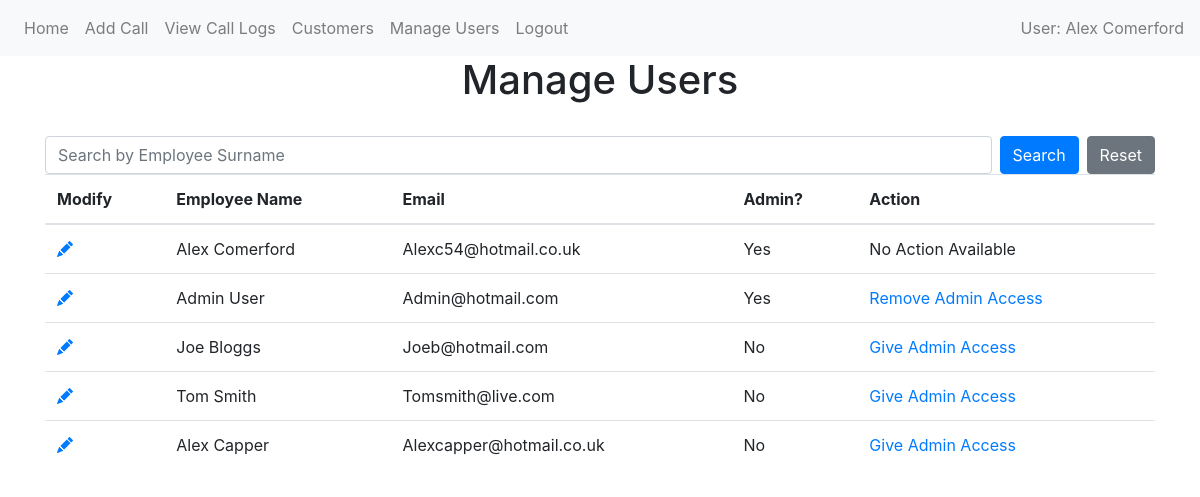
Screenshot of /users (signed in) with the database file from the repository.
### website/models/user.py (models this page shows)
class User(db.Model, UserMixin):
    id = db.Column(db.Integer, primary_key=True)
    email = db.Column(db.String(150), unique=True)
    password = db.Column(db.String(20))
    first_name = db.Column(db.String(50))
    last_name = db.Column(db.String(50), nullable=False)
    is_admin = db.Column(db.Boolean, default=False)
    calls_handled = db.relationship('Call', back_populates='user')

### website/views/admin/manage_users.py (the view)
@admin.route('/users', methods=['GET'])
@login_required
def users():
    if not current_user.is_admin:
        flash('Please login as an admin to view this page!', 'danger')
        return redirect(url_for('views.home'))
    search = request.args.get('employee_search')
    if search:
        users = User.query.filter(
            (User.first_name.ilike(f'%{search}%')) |
            (User.last_name.ilike(f'%{search}%')) |
            (User.email.ilike(f'%{search}%'))).all()
    else:
        users = User.query.all()
    return render_template('admin/users.html', users=users)

### website/__init__.py (called while the page is built)
def create_app():
    app = Flask(__name__)
    app.config['SECRET_KEY'] = 'hjshjhdjah kjshkjdhjs'
    app.config['SQLALCHEMY_DATABASE_URI'] = f'sqlite:///{DB_NAME}'
    db.init_app(app)
    migrate.init_app(app, db)
    from website.models import User, Call, Customer  #Importing all models
    login_manager = LoginManager()
    login_manager.login_view = 'auth.login'
    login_manager.init_app(app)
    from .views import views
    from .views.auth import auth
    from .views.admin.manage_users import admin
    app.register_blueprint(views, url_prefix='/')
    app.register_blueprint(auth, url_prefix='/')
    app.register_blueprint(admin, url_prefix='/')
    from flask_login import current_user
    @app.context_processor
    def inject_user():
        return dict(user=current_user)
    @login_manager.user_loader
    def load_user(id):
        return User.query.get(int(id))
    return app

### website/templates/admin/users.html (shortened to what this page needs)
{% extends "shared/base.html" %} {% block content %}
<h1 align="center">Manage Users</h1>
<form method="GET" action="{{ url_for('admin.users') }}" class="mb-3">
  <div class="d-flex">
    <input
      type="text"
      name="employee_search"
      class="form-control"
      placeholder="Search by Employee Surname"
      value="{{ request.args.get('employee_search', '') }}"
    />
    <button type="submit" class="btn btn-primary ml-2">Search</button>
    <a href="{{ url_for('admin.users') }}" class="btn btn-secondary ml-2"
      >Reset</a
    >
  </div>
  <table class="table table-hover">
    <thead>
      <tr>
        <th>Modify</th>
        <th>Employee Name</th>
        <th>Email</th>
        <th>Admin?</th>
        <th>Action</th>
      </tr>
    </thead>
    <tbody>
      {% for user in users %}
      <tr>
        <td>
          <a href="{{ url_for('admin.edit_user', user_id=user.id) }}">
            <i class="bi bi-pencil-fill"></i>
          </a>
        </td>
        <td>{{ user.first_name | title}} {{ user.last_name| title}}</td>
        <td>{{ user.email| title }}</td>
        <td>{{ 'Yes' if user.is_admin else 'No' }}</td>
        <td>
          {% if not user.is_admin %}
          <a href="{{ url_for('admin.give_admin_access', user_id=user.id) }}"
            >Give Admin Access</a
          >
          {% elif user.id == current_user.id %}
          <span>No Action Available</span>
          {% else %}
          <a href="{{ url_for('admin.remove_admin_access', user_id=user.id) }}"
            >Remove Admin Access</a
          >
          {% endif %}
        </td>
      </tr>
      {% endfor %}
    </tbody>
  </table>
  {% endblock %}

### website/templates/shared/base.html (shortened to what this page needs)
<!DOCTYPE html>
<html>
  <head>
    <link
      rel="stylesheet"
      href="https://stackpath.bootstrapcdn.com/bootstrap/4.4.1/css/bootstrap.min.css"
    />
    <link
      rel="stylesheet"
      href="https://cdn.jsdelivr.net/npm/bootstrap-icons@1.3.0/font/bootstrap-icons.css"
    />
  </head>
  <body>
    <nav class="navbar navbar-expand-lg navbar-light bg-light">
      <div class="collapse navbar-collapse" id="navbar">
        <div class="navbar-nav">
          {% if user.is_authenticated %}
          <a class="nav-item nav-link" id="home" href="/">Home</a>
          <a class="nav-item nav-link" id="Call" href="/add-call">Add Call</a>
          <a class="nav-item nav-link" id="view_call_log" href="/calls"
            >View Call Logs</a
          >
          <a class="nav-item nav-link" id="customers" href="/customers"
            >Customers</a
          >
          {% if user.is_admin %}
          <a class="nav-item nav-link" id="admin" href="/users">Manage Users</a>
          {% endif %}
          <a class="nav-item nav-link" id="logout" href="/logout">Logout</a>
          {% else %}
          <a class="nav-item nav-link" id="login" href="/login">Login</a>
          <a class="nav-item nav-link" id="register" href="/register"
            >Register</a
          >
          {% endif %}
        </div>
        {% if user.is_authenticated %}
        <span class="navbar-text ml-auto"
          >User: {{ user.first_name | title }} {{ user.last_name | title}}</span
        >
        {% endif %}
      </div>
    </nav>
    <div class="container">{% block content %} {% endblock %}</div>
  </body>
</html>

### rows the page displays
User: first_name "Alex", last_name "Comerford", email "Alexc54@hotmail.co.uk", is_admin "Yes", shows "No Action Available"
User: first_name "Admin", last_name "User", email "Admin@hotmail.com", is_admin "Yes"
User: first_name "Joe", last_name "Bloggs", email "Joeb@hotmail.com", is_admin "No"
User: first_name "Tom", last_name "Smith", email "Tomsmith@live.com", is_admin "No"
User: first_name "Alex", last_name "Capper", email "Alexcapper@hotmail.co.uk", is_admin "No"
